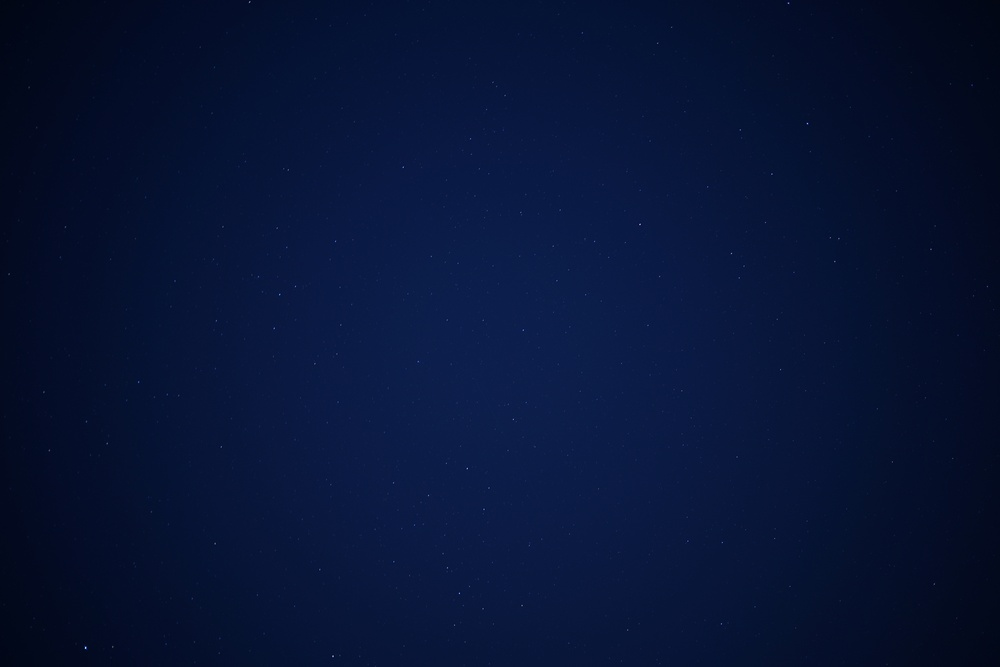
#> input picture jpg/DSC07273.JPG, 1000 x 667 px, shrunk from 6000 x 4000 before the run; its folder holds only this picture in this run
$ jupyter execute --allow-errors StarStack.ipynb   (shell and % lines are left out)
#> lines starting #> are read from the running program, lines starting #| are printed output that depends on the picture
## Star Stacker

[cell 1]
from matplotlib import pyplot as plt
import cv2
import numpy as np
import scipy
import os
import glob
import copy
from sklearn.neighbors import KDTree

[cell 2]
notebookPath = os.path.abspath("StarStack.ipynb")
imgs = []
imsPath = os.path.join(os.path.dirname(notebookPath), "jpg/*")
for img in glob.glob(imsPath):
    nextImg = cv2.imread(img)
#> nextImg is the input picture: shape (667, 1000, 3); mean B, G, R 53.7, 19.8, 7
    nextImg = cv2.cvtColor(nextImg, cv2.COLOR_BGR2RGB)
    imgs.append(nextImg)
print(len(imgs), "images loaded")
#| 1 images loaded

[cell 3]
def getStarCoords(img):
    img = cv2.cvtColor(img, cv2.COLOR_RGB2GRAY)
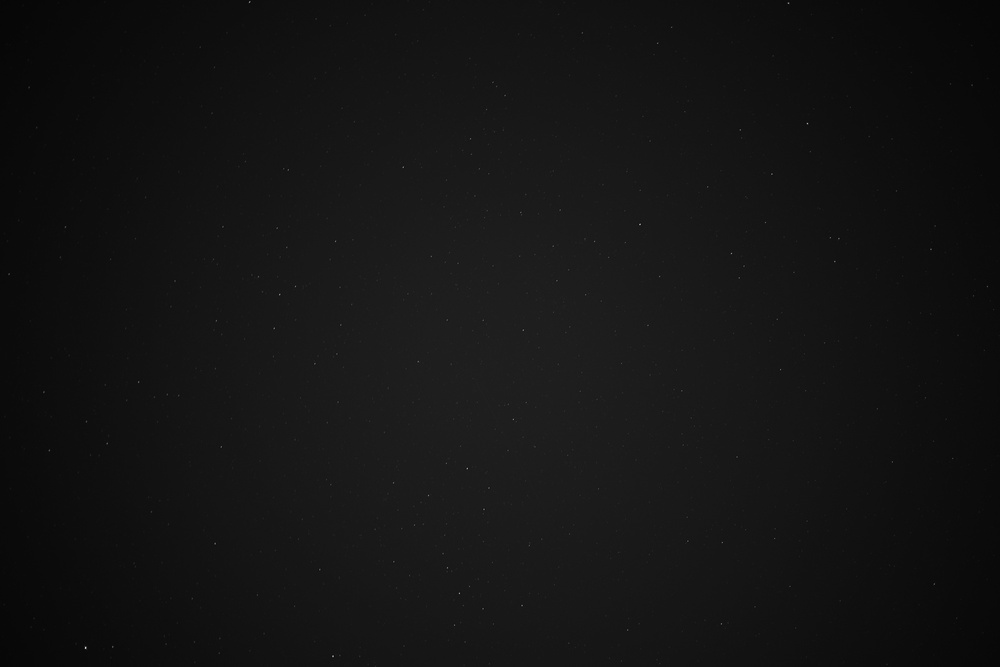
#> img: shape (667, 1000); min 5, max 221, mean 19.8

    #remove median light pollution
    img = cv2.subtract(img, np.median(img))

    #reduce effect of single pixels and non-prominent stars
    img = cv2.GaussianBlur(img, (0,0), 3)
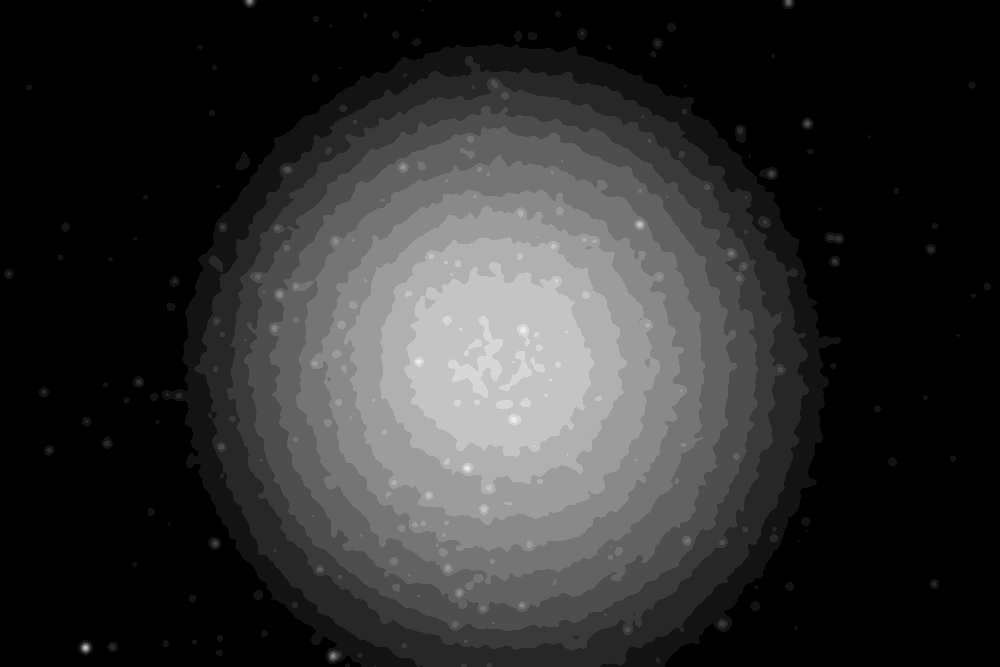
#> img: shape (667, 1000); min 0, max 13, mean 2.41; drawn with min black and max white

    #create binary mask of star blobs
    starMask = np.zeros_like(img)
    imgStd = np.std(img)
#> imgStd = 3.17
    thresh = imgStd * 8
#> thresh = 25.37
    starBlobs = img > thresh
#> starBlobs: shape (667, 1000) bool; every value is 0
    starMask[starBlobs] = 1

    #get contours
    contours, _ = cv2.findContours(starMask, mode=cv2.RETR_LIST, method=cv2.CHAIN_APPROX_NONE)
    # print("number of stars:", len(contours))

    #get each star location from average position of blob perimeter
    starCoords = np.zeros((len(contours), 2), dtype=int)
    for c in range(len(contours)):
        starCoords[c, :] = np.mean(contours[c], axis=0)[0]
    return starCoords

[cell 4]
#Test and display the star coordinate finder

coords = getStarCoords(imgs[0])
#> coords = empty array
starPlot = copy.deepcopy(imgs[0])
for point in coords:
    cv2.circle(starPlot, tuple(point), 20, (0, 255, 0), thickness=3)
#> this loop made 0 passes
plt.imshow(starPlot)
plt.title("major stars")
plt.show()
starPlot = cv2.cvtColor(starPlot, cv2.COLOR_BGR2RGB)
cv2.imwrite("major_stars.png", starPlot)
#> Out = True
